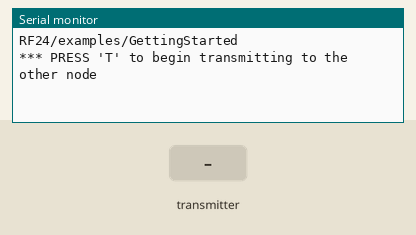
Simulated run of this sketch. Board: Arduino Uno, built with avr-gcc and run on an emulated ATmega328P. On the bench: the last lines printed to the serial monitor. Inputs (shaded band) come from the test bench. No radio packets arrive unless stated.

Above: at 1.2 s.
1.3 s: the transmitter starts sending throttle = 0
At 1.37 s:
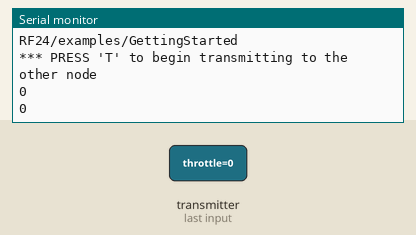
3.2 s: the transmitter starts sending throttle = 256
At 3.27 s:
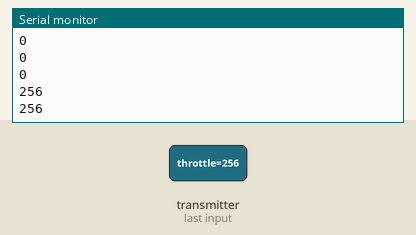

The sketch:

Receiver.ino
```cpp
/*
  Getting Started example sketch for nRF24L01+ radios
  This is a very basic example of how to send data from one node to another
  Updated: Dec 2014 by TMRh20
*/

#include <SPI.h>
#include "RF24.h"

/****************** User Config ***************************/
/***      Set this radio as radio number 0 or 1         ***/
bool radioNumber = 0;

/* Hardware configuration: Set up nRF24L01 radio on SPI bus plus pins 7 & 8 */
RF24 radio(10, 9);
/**********************************************************/

byte addresses[][6] = {"1Node", "2Node"};

// Used to control whether this node is sending or receiving
bool role = 0;

void setup() {
  Serial.begin(115200);
  Serial.println(F("RF24/examples/GettingStarted"));
  Serial.println(F("*** PRESS 'T' to begin transmitting to the other node"));

  radio.begin();

  // Set the PA Level low to prevent power supply related issues since this is a
  // getting_started sketch, and the likelihood of close proximity of the devices. RF24_PA_MAX is default.
  radio.setPALevel(RF24_PA_LOW);

  // Open a writing and reading pipe on each radio, with opposite addresses

    radio.openWritingPipe(addresses[1]);
    radio.openReadingPipe(1, addresses[0]);

  // Start the radio listening for data
  radio.startListening();
}

void loop() {

  int throttle;

  if ( radio.available()) {
    // Variable for the received timestamp
    while (radio.available()) {                                   // While there is data ready
      radio.read( &throttle, sizeof(int));             // Get the payload
    }

    Serial.println(throttle);
  }
}
```

Measured:
- after the input at 1.3 s, the serial monitor: prints a new line at once (image 1)
- after the input at 3.2 s, the serial monitor: prints a new line at once (image 2)
